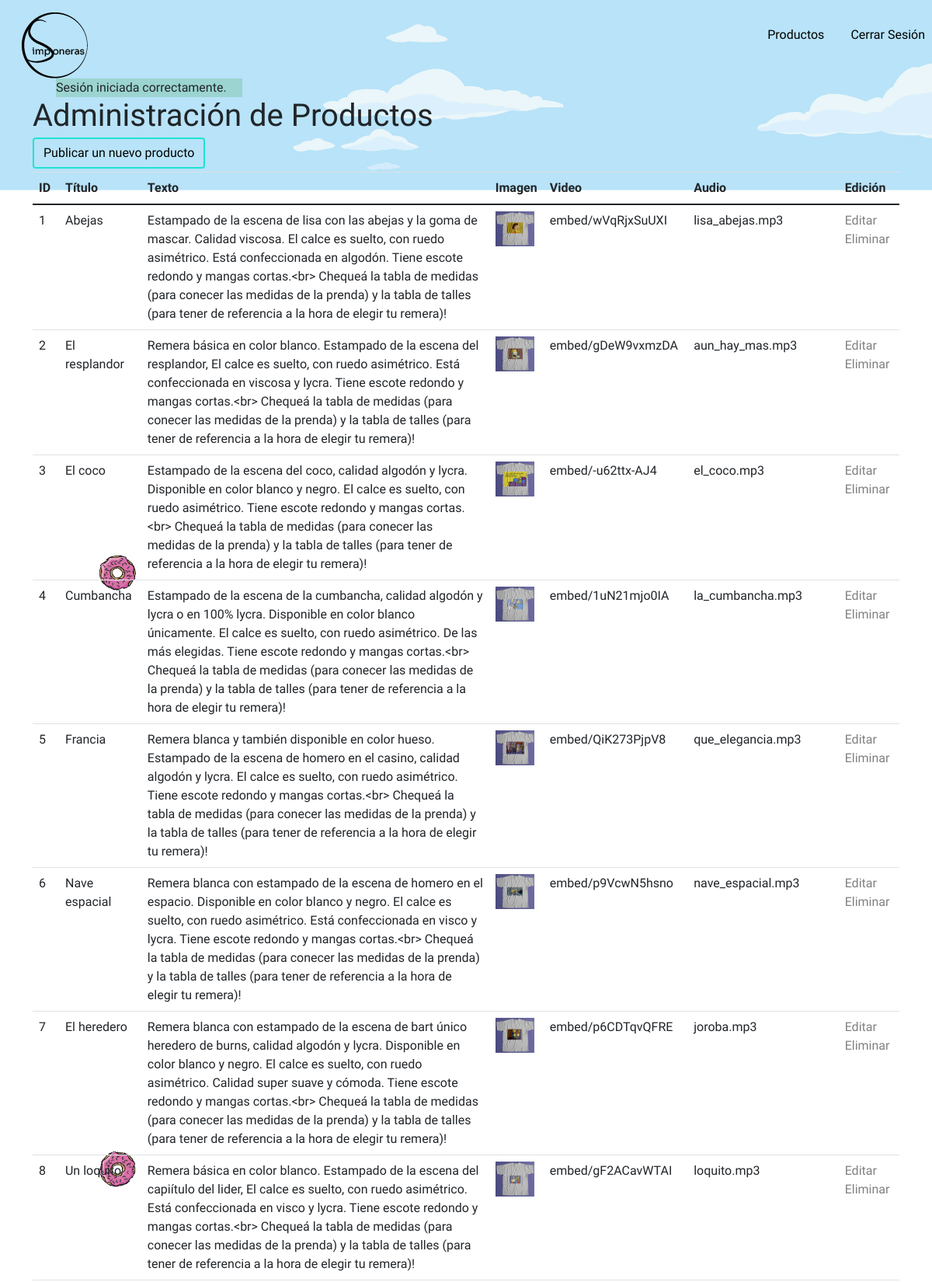
Page /admin/index.php?v=productos (signed in, upper part) on the committed database.
### tables this page shows
CREATE TABLE `productos` (
  `productos_id` int(10) UNSIGNED NOT NULL,
  `usuarios_fk` int(10) UNSIGNED NOT NULL,
  `titulo` varchar(100) NOT NULL,
  `precio` decimal(6,2) NOT NULL,
  `imagen` varchar(255) DEFAULT NULL,
  `imagen_descripcion` varchar(255) NOT NULL,
  `audio` blob DEFAULT NULL,
  `video` blob DEFAULT NULL,
  `texto` text NOT NULL
);

### classes/Producto.php (called while the page is built, shortened)
<?php
class Producto
{
    protected int $productos_id;
    protected string $titulo;
    protected ?string $imagen;
    protected ?string $imagen_descripcion;
    protected ?string $video;
    protected ?string $audio;
    protected string $texto;
    public function todo(): array
    {
        $db = (new Conexion())->getConexion();
        $query = "SELECT * FROM productos";
        $stmt = $db->prepare($query);
        $stmt->execute();
        $stmt->setFetchMode(PDO::FETCH_CLASS, self::class);
        return $stmt->fetchAll();
    }
    public function getListadoId(): int
    {
        return $this->productos_id;
    }
    public function getTitulo()
    {
        return $this->titulo;
    }
    public function getImagen()
    {
        return $this->imagen;
    }
    public function getImagenDescripcion()
    {
        return $this->imagen_descripcion;
    }
    public function getAudio()
    {
        return $this->audio;
    }
    public function getVideo()
    {
        return $this->video;
    }
    public function getTexto()
    {
        return $this->texto;
    }
}

### bibliotecas/helpers.php (called while the page is built, shortened)
<?php
function e(?string $string): string
{
    return htmlspecialchars($string);
}

### admin/vistas/productos.php (the view)
<?php
$productos = (new Producto())->todo();
?>
<section class="container container-product">
    <h2 class="mb-1">Administración de Productos</h2>
    <p class="mb-1">
        <a href="index.php?v=producto-nuevo" class="btn btn-primary">Publicar un nuevo producto</a>
    </p>
    <table class="table">
        <thead>
        <tr>
            <th>ID</th>
            <th>Título</th>
            <th>Texto</th>
            <th>Imagen</th>
            <th>Video</th>
            <th>Audio</th>
            <th>Edición</th>
        </tr>
        </thead>
        <tbody>
        <?php
        foreach ($productos as $producto):
            ?>
            <tr>
                <td><?= $producto->getListadoId(); ?></td>
                <td><?= e($producto->getTitulo()); ?></td>
                <td><?= e($producto->getTexto()); ?></td>
                <td><img src="<?= "../imgs/" . e($producto->getImagen()); ?>" width="50"
                         alt="<?= e($producto->getImagenDescripcion()); ?>"></td>
                <td><?= $producto->getVideo(); ?></td>
                <td><?= $producto->getAudio(); ?></td>
                <td>
                    <a href="index.php?v=producto-editar&id=<?= $producto->getListadoId(); ?>"
                       class="button button-small">Editar</a>
                    <a href="index.php?v=producto-eliminar&id=<?= $producto->getListadoId(); ?>"
                       class="button button-small button-danger">Eliminar</a>
                </td>
            </tr>
        <?php
        endforeach;
        ?>
        </tbody>
    </table>
</section>

### css/estilos.css (style rules this page uses)
* { margin: 0; padding: 0; box-sizing: border-box; }
body { font-family: "Acme", sans-serif; background-image: url(../imgs/fondo.png); background-size: cover; background-repeat: no-repeat; }
.btn { background-color: transparent; color: black; transition: all 500ms ease; border: 2px solid #20e2d2; cursor: pointer; }
h2 { font-size: 2.5em; }
a { text-decoration: none; color: grey; }

### rows in the picture
productos: productos_id "1", titulo "Abejas", texto "Estampado de la escena de lisa con las abejas y la goma de mascar. Calidad viscosa. El calce es suelto, con ruedo asimétrico. Está confeccionada en algodón. Tiene escote redondo y mangas cortas.<br> Chequeá la tabla de medidas (para conecer las medidas de la prenda) y la tabla de talles (para tener de referencia a la hora de elegir tu remera)!", imagen (picture), video "embed/wVqRjxSuUXI", audio "lisa_abejas.mp3"
productos: productos_id "2", titulo "El resplandor", texto "Remera básica en color blanco. Estampado de la escena del resplandor, El calce es suelto, con ruedo asimétrico. Está confeccionada en viscosa y lycra. Tiene escote redondo y mangas cortas.<br> Chequeá la tabla de medidas (para conecer las medidas de la prenda) y la tabla de talles (para tener de referencia a la hora de elegir tu remera)!", imagen (picture), video "embed/gDeW9vxmzDA", audio "aun_hay_mas.mp3"
productos: productos_id "3", titulo "El coco", texto "Estampado de la escena del coco, calidad algodón y lycra. Disponible en color blanco y negro. El calce es suelto, con ruedo asimétrico. Tiene escote redondo y mangas cortas.<br> Chequeá la tabla de medidas (para conecer las medidas de la prenda) y la tabla de talles (para tener de referencia a la hora de elegir tu remera)!", imagen (picture), video "embed/-u62ttx-AJ4", audio "el_coco.mp3"
productos: productos_id "4", titulo "Cumbancha", texto "Estampado de la escena de la cumbancha, calidad algodón y lycra o en 100% lycra. Disponible en color blanco únicamente. El calce es suelto, con ruedo asimétrico. De las más elegidas. Tiene escote redondo y mangas cortas.<br> Chequeá la tabla de medidas (para conecer las medidas de la prenda) y la tabla de talles (para tener de referencia a la hora de elegir tu remera)!", imagen (picture), video "embed/1uN21mjo0IA", audio "la_cumbancha.mp3"
productos: productos_id "5", titulo "Francia", texto "Remera blanca y también disponible en color hueso. Estampado de la escena de homero en el casino, calidad algodón y lycra. El calce es suelto, con ruedo asimétrico. Tiene escote redondo y mangas cortas.<br> Chequeá la tabla de medidas (para conecer las medidas de la prenda) y la tabla de talles (para tener de referencia a la hora de elegir tu remera)!", imagen (picture), video "embed/QiK273PjpV8", audio "que_elegancia.mp3"
productos: productos_id "6", titulo "Nave espacial", texto "Remera blanca con estampado de la escena de homero en el espacio. Disponible en color blanco y negro. El calce es suelto, con ruedo asimétrico. Está confeccionada en visco y lycra. Tiene escote redondo y mangas cortas.<br> Chequeá la tabla de medidas (para conecer las medidas de la prenda) y la tabla de talles (para tener de referencia a la hora de elegir tu remera)!", imagen (picture), video "embed/p9VcwN5hsno", audio "nave_espacial.mp3"
productos: productos_id "7", titulo "El heredero", texto "Remera blanca con estampado de la escena de bart único heredero de burns, calidad algodón y lycra. Disponible en color blanco y negro. El calce es suelto, con ruedo asimétrico. Calidad super suave y cómoda. Tiene escote redondo y mangas cortas.<br> Chequeá la tabla de medidas (para conecer las medidas de la prenda) y la tabla de talles (para tener de referencia a la hora de elegir tu remera)!", imagen (picture), video "embed/p6CDTqvQFRE", audio "joroba.mp3"
productos: productos_id "8", titulo "Un loquito", texto "Remera básica en color blanco. Estampado de la escena del capiítulo del lider, El calce es suelto, con ruedo asimétrico. Está confeccionada en visco y lycra. Tiene escote redondo y mangas cortas.<br> Chequeá la tabla de medidas (para conecer las medidas de la prenda) y la tabla de talles (para tener de referencia a la hora de elegir tu remera)!", imagen (picture), video "embed/gF2ACavWTAI", audio "loquito.mp3"

### other values in the picture
$mensajeExito "Sesión iniciada correctamente."
